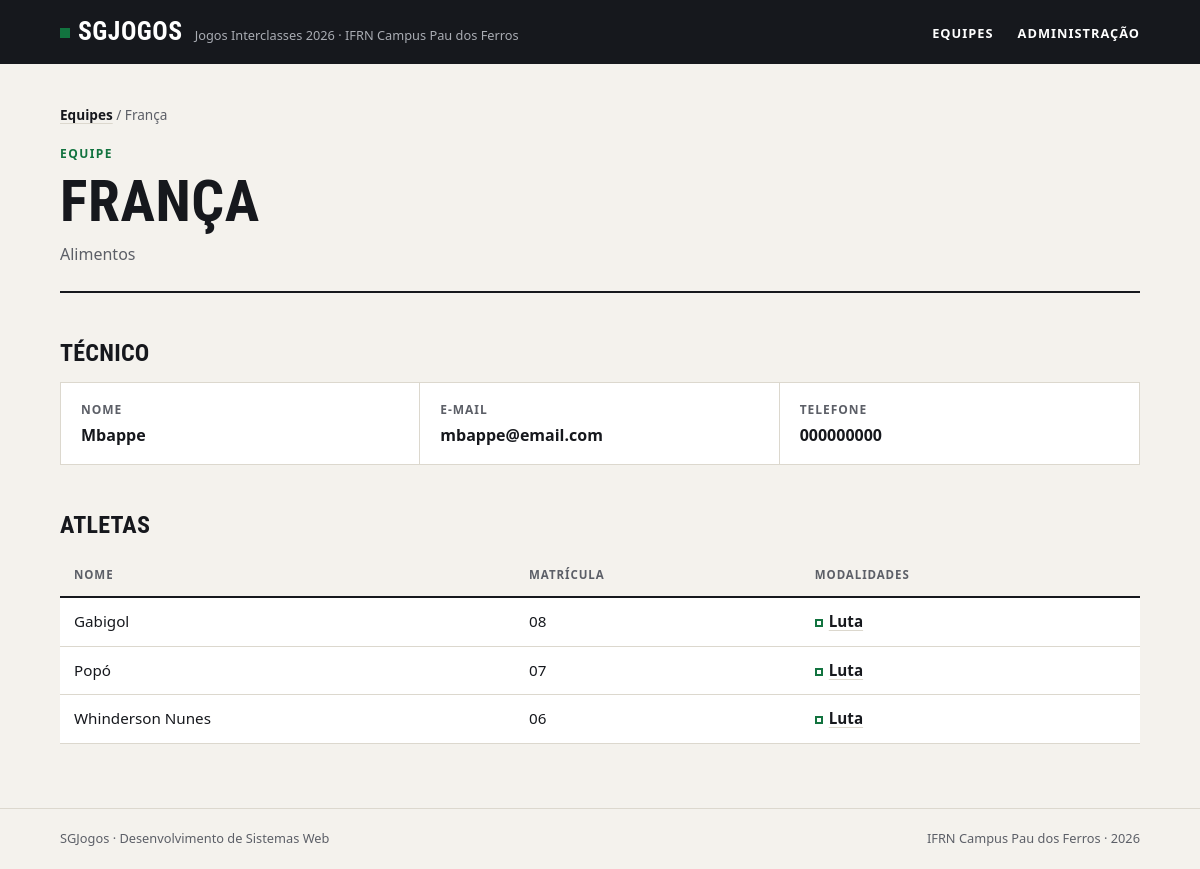
The page /equipes/3/ on the database its author committed.
### jogos/models.py (models this page shows, shortened)
class Equipe(models.Model):
    nome = models.CharField(max_length=50, unique=True)
    curso = models.CharField(max_length=50, unique=True)
    cor = models.CharField(max_length=7)
    criada_em = models.DateTimeField(auto_now_add=True)
    def __str__(self):
        return self.nome
    class Meta:
        ordering = ["nome"]
        verbose_name = "equipe"
        verbose_name_plural = "equipes"

class Tecnico(models.Model):
    nome = models.CharField(max_length=50)
    email = models.EmailField(max_length=254)
    telefone = models.CharField(max_length=50)
    equipe = models.OneToOneField("Equipe", related_name="tecnico", null=True, blank=True, on_delete=models.CASCADE)
    def __str__(self):
        return self.nome
    class Meta:
        ordering = ["nome"]
        verbose_name = "técnico"
        verbose_name_plural = "técnicos"

class Atleta(models.Model):
    nome = models.CharField(max_length=50)
    matricula = models.CharField(max_length=50, unique=True)
    data_nascimento = models.DateField()
    equipe = models.ForeignKey("Equipe", related_name="atletas", null=True, blank=True, on_delete=models.PROTECT)
    modalidades = models.ManyToManyField("Modalidade", related_name="atletas", blank=True)
    class Meta:
        ordering = ["nome"]
        verbose_name = "atleta"
        verbose_name_plural = "atletas"

class Modalidade(models.Model):
    TIPOS = {
        "individual": "Individual",
        "coletiva": "Coletiva"
    }
    nome = models.CharField(max_length=50, unique=True)
    tipo = models.CharField(blank=False, choices=TIPOS)
    max_atletas = models.PositiveIntegerField()
    def __str__(self):
        return self.nome
    class Meta:
        ordering = ["nome"]
        verbose_name = "modalidade"
        verbose_name_plural = "modalidades"

### jogos/views.py (the view)
# urls.py: path('equipes/<int:id>/', views.equipe, name="equipe"),
def equipe(request, id):
    context = {
        "equipe": get_object_or_404(Equipe, pk=id)
    }
    return render(request, "equipe.html", context)

### jogos/templates/equipe.html (shortened to what this page needs)
{% load static %}
<!DOCTYPE html>
<html lang="pt-br">
<head>
    <link rel="stylesheet" href="{% static 'jogos/style.css' %}">
</head>
<body>
    <header class="cabecalho">
        <div class="conteudo">
            <a class="marca" href="{% url 'index' %}">
                <strong>SGJogos</strong>
                <span>Jogos Interclasses 2026 · IFRN Campus Pau dos Ferros</span>
            </a>
            <nav class="menu">
                <ul>
                    <li><a href="{% url 'index' %}">Equipes</a></li>
                    <li><a href="/admin">Administração</a></li>
                </ul>
            </nav>
        </div>
    </header>
    <main class="conteudo">
        <nav class="trilha"><a href="{% url 'index' %}">Equipes</a> / {{equipe}}</nav>
        <header class="topo">
            <span class="sobretitulo">Equipe</span>
            <h1>{{equipe}}</h1>
            <p class="descricao">{{equipe.curso}}</p>
        </header>
        <h2>Técnico</h2>
        {% if equipe.tecnico %}
        <dl class="numeros ficha">
            <div>
                <dt>Nome</dt>
                <dd>{{equipe.tecnico}}</dd>
            </div>
            <div>
                <dt>E-mail</dt>
                <dd>{{equipe.tecnico.email}}</dd>
            </div>
            <div>
                <dt>Telefone</dt>
                <dd>{{equipe.tecnico.telefone}}</dd>
            </div>
        </dl>
        {% else %}
        <p class="aviso">Esta equipe ainda não tem técnico cadastrado.</p>
        {% endif %}
        <h2>Atletas</h2>
        <div class="tabela">
            <table>
                <thead>
                    <tr>
                        <th>Nome</th>
                        <th>Matrícula</th>
                        <th>Modalidades</th>
                    </tr>
                </thead>
                <tbody>
                    {% for atleta in equipe.atletas.all %}
                    <tr>
                        <td>{{atleta.nome}}</td>
                        <td>{{atleta.matricula}}</td>
                        <td>
                            <ul class="modalidades">
                                {% for modalidade in atleta.modalidades.all %}
                                    {% if modalidade.tipo == "individual" %}
                                        <li><a class="individual" href="{% url 'modalidade' modalidade.id %}">{{ modalidade }}</a></li>
                                    {% else %}
                                        <li><a href="{% url 'modalidade' modalidade.id %}">{{ modalidade }}</a></li>
                                    {% endif %}
                                {% endfor %}
                            </ul>
                        </td>
                    </tr>
                    {% empty %}
                    <tr><td class="vazio" colspan="3">Nenhum atleta inscrito.</td></tr>
                    {% endfor %}
                </tbody>
            </table>
        </div>
    </main>
    <footer class="rodape">
        <div class="conteudo">
            <p>SGJogos · Desenvolvimento de Sistemas Web</p>
            <p>IFRN Campus Pau dos Ferros · 2026</p>
        </div>
    </footer>
</body>
</html>

### jogos/static/jogos/style.css (style rules this page uses)
:root { --papel: #f4f2ed; --branco: #ffffff; --tinta: #16181d; --tinta-suave: #5c5f67; --linha: #dcd8ce; --verde: #12733f; --verde-claro: #e2efe6; --fonte-texto: system-ui, -apple-system, "Segoe UI", Roboto, Ubuntu, "Helvetica Neue", Arial, sans-serif; --fonte-titulo: "Bahnschrift SemiCondensed", "Bahnschrift", "Avenir Next Condensed", "Roboto Condensed", "Ubuntu Condensed", "Arial Narrow", var(--fonte-texto); }
*, *::before, *::after { box-sizing: border-box; }
* { margin: 0; padding: 0; }
body { min-height: 100vh; display: flex; flex-direction: column; background: var(--papel); color: var(--tinta); font-family: var(--fonte-texto); font-size: 1rem; line-height: 1.55; -webkit-font-smoothing: antialiased; }
a { color: inherit; }
ul { list-style: none; }
h1, h2, h3 { font-family: var(--fonte-titulo); font-stretch: condensed; font-weight: 700; line-height: 1.05; text-transform: uppercase; letter-spacing: 0.01em; }
.conteudo { width: 100%; max-width: 1120px; margin: 0 auto; padding: 0 20px; }
.cabecalho { background: var(--tinta); color: var(--branco); }
.cabecalho .conteudo { display: flex; align-items: center; justify-content: space-between; gap: 16px; min-height: 64px; }
.marca { display: flex; align-items: baseline; gap: 12px; text-decoration: none; }
.marca strong { font-family: var(--fonte-titulo); font-stretch: condensed; font-size: 1.6rem; letter-spacing: 0.02em; text-transform: uppercase; }
.marca strong::before { content: ""; display: inline-block; width: 10px; height: 10px; margin-right: 8px; background: var(--verde); transform: translateY(-2px); }
.marca span { color: #a9acb3; font-size: 0.8rem; }
.menu ul { display: flex; gap: 24px; }
.menu a { font-size: 0.8rem; font-weight: 600; letter-spacing: 0.08em; text-transform: uppercase; text-decoration: none; padding: 6px 0; border-bottom: 2px solid transparent; }
main.conteudo { flex: 1; padding-top: 40px; padding-bottom: 64px; }
.topo { padding-bottom: 24px; margin-bottom: 32px; border-bottom: 2px solid var(--tinta); }
.sobretitulo { display: block; margin-bottom: 8px; color: var(--verde); font-size: 0.75rem; font-weight: 700; letter-spacing: 0.12em; text-transform: uppercase; }
h1 { font-size: clamp(2.2rem, 6vw, 3.6rem); }
.descricao { max-width: 60ch; margin-top: 10px; color: var(--tinta-suave); }
h2 { margin: 48px 0 16px; font-size: 1.5rem; }
.trilha { margin-bottom: 20px; color: var(--tinta-suave); font-size: 0.85rem; }
.trilha a { color: var(--tinta); font-weight: 600; text-decoration-color: var(--linha); text-underline-offset: 3px; }
.numeros { display: grid; grid-template-columns: repeat(auto-fit, minmax(180px, 1fr)); border: 1px solid var(--linha); background: var(--branco); }
.numeros div { padding: 18px 20px; border-right: 1px solid var(--linha); }
.numeros div:last-child { border-right: none; }
.numeros dt { color: var(--tinta-suave); font-size: 0.75rem; font-weight: 700; letter-spacing: 0.08em; text-transform: uppercase; }
.numeros dd { margin-top: 4px; font-family: var(--fonte-titulo); font-stretch: condensed; font-size: 1.6rem; font-weight: 700; line-height: 1.15; font-variant-numeric: tabular-nums; overflow-wrap: anywhere; }
.tabela { overflow-x: auto; }
table { width: 100%; border-collapse: collapse; background: var(--branco); font-size: 0.95rem; font-variant-numeric: tabular-nums; }
th, td { padding: 12px 14px; border-bottom: 1px solid var(--linha); text-align: left; vertical-align: top; }
th { border-bottom: 2px solid var(--tinta); background: var(--papel); color: var(--tinta-suave); font-size: 0.72rem; font-weight: 700; letter-spacing: 0.08em; text-transform: uppercase; }
td a { font-weight: 600; text-decoration-color: var(--linha); text-underline-offset: 3px; }
.modalidades { display: flex; flex-wrap: wrap; gap: 4px 16px; }
.modalidades a::before { content: ""; display: inline-block; width: 8px; height: 8px; margin-right: 6px; background: var(--verde); }
.modalidades a.individual::before { background: transparent; box-shadow: inset 0 0 0 2px var(--verde); }
.rodape { border-top: 1px solid var(--linha); color: var(--tinta-suave); font-size: 0.8rem; }
.rodape .conteudo { display: flex; flex-wrap: wrap; justify-content: space-between; gap: 8px; padding-top: 20px; padding-bottom: 20px; }
.numeros.ficha dd { font-family: var(--fonte-texto); font-stretch: normal; font-size: 1rem; font-weight: 600; line-height: 1.4; }

### rows shown on the page
Equipe: nome "França", nome "FRANÇA", curso "Alimentos", tecnico "Mbappe", tecnico.email "mbappe@email.com", tecnico.telefone "000000000"
Atleta: nome "Gabigol", matricula "08"
Modalidade: nome "Luta"
Atleta: nome "Popó", matricula "07"
Atleta: nome "Whinderson Nunes", matricula "06"
